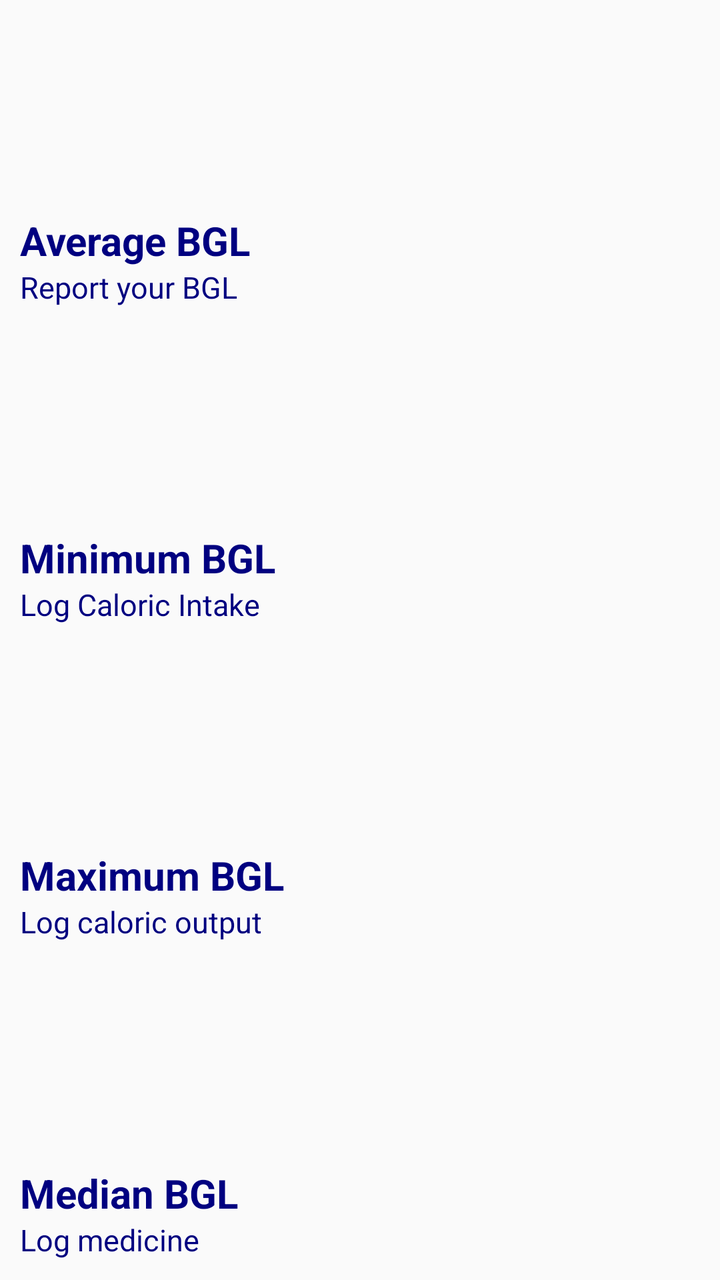
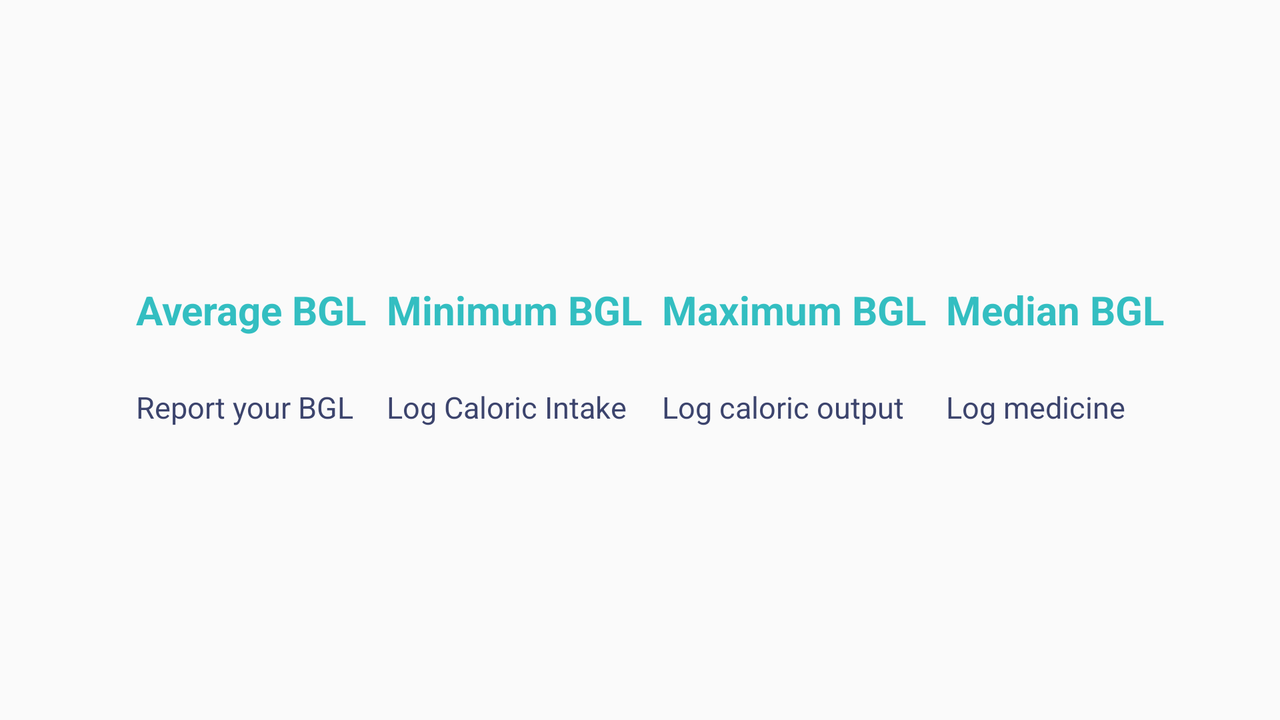

The same Android screen from two of the app's own layout files: first res/layout/ as a phone draws it, then the repository's variant for another configuration, drawn on a device whose configuration selects that folder. Both files follow.
<!-- AndroidManifest.xml: application theme AppTheme -->
<!-- res/layout/fragment_stats.xml -->
<?xml version="1.0" encoding="utf-8"?>
<FrameLayout xmlns:android="http://schemas.android.com/apk/res/android"
    xmlns:tools="http://schemas.android.com/tools"
    android:id="@+id/parentLayout"
    android:layout_width="match_parent"
    android:layout_height="match_parent">


    <LinearLayout xmlns:android="http://schemas.android.com/apk/res/android"
        xmlns:app="http://schemas.android.com/apk/res-auto"
        xmlns:tools="http://schemas.android.com/tools"
        android:layout_width="match_parent"
        android:layout_height="match_parent"
        android:orientation="vertical">


        <RelativeLayout

            android:layout_width="match_parent"
            android:layout_height="0dp"
            android:layout_marginBottom="5dp"
            android:layout_marginTop="10dp"
            android:layout_weight="1">


            <TextView
                android:id="@+id/statView1"
                android:layout_width="wrap_content"
                android:layout_height="wrap_content"
                android:layout_alignParentBottom="true"
                android:layout_alignParentLeft="true"
                android:layout_marginBottom="25dp"

                android:layout_marginLeft="10dp"
                android:text="Average BGL"
                android:textAppearance="?android:attr/textAppearanceMedium"
                android:textColor="#000080"
                android:textSize="20dp"
                android:textStyle="bold" />

            <TextView
                android:id="@+id/statViewAve"
                android:layout_width="wrap_content"
                android:layout_height="wrap_content"
                android:layout_alignParentBottom="true"
                android:layout_marginBottom="5dp"
                android:layout_marginLeft="10dp"

                android:text="Report your BGL"
                android:textAppearance="?android:attr/textAppearanceSmall"
                android:textColor="#000080"
                android:textSize="15dp" />

        </RelativeLayout>

        <RelativeLayout
            android:layout_width="match_parent"
            android:layout_height="0dp"
            android:layout_marginBottom="5dp"
            android:layout_marginTop="5dp"
            android:layout_weight="1">


            <TextView
                android:id="@+id/statView2"
                android:layout_width="wrap_content"
                android:layout_height="wrap_content"
                android:layout_alignParentBottom="true"
                android:layout_alignParentLeft="true"
                android:layout_marginBottom="25dp"

                android:layout_marginLeft="10dp"
                android:text="Minimum BGL"
                android:textAppearance="?android:attr/textAppearanceMedium"
                android:textColor="#000080"
                android:textSize="20dp"
                android:textStyle="bold" />

            <TextView
                android:id="@+id/statViewMin"
                android:layout_width="wrap_content"
                android:layout_height="wrap_content"
                android:layout_alignParentBottom="true"
                android:layout_marginBottom="5dp"
                android:layout_marginLeft="10dp"

                android:text="Log Caloric Intake"
                android:textAppearance="?android:attr/textAppearanceSmall"
                android:textColor="#000080"
                android:textSize="15dp" />

        </RelativeLayout>

        <RelativeLayout

            android:layout_width="match_parent"
            android:layout_height="0dp"
            android:layout_alignBottom="@+id/EXERCISEL"
            android:layout_marginBottom="5dp"

            android:layout_marginTop="5dp"
            android:layout_toEndOf="@+id/textViewMax"
            android:layout_toRightOf="@+id/textViewMax"
            android:layout_weight="1">


            <TextView
                android:id="@+id/statView3"
                android:layout_width="wrap_content"
                android:layout_height="wrap_content"
                android:layout_alignParentBottom="true"
                android:layout_alignParentLeft="true"
                android:layout_marginBottom="25dp"

                android:layout_marginLeft="10dp"
                android:text="Maximum BGL"
                android:textAppearance="?android:attr/textAppearanceMedium"
                android:textColor="#000080"
                android:textSize="20dp"
                android:textStyle="bold" />

            <TextView
                android:id="@+id/statViewMax"
                android:layout_width="wrap_content"
                android:layout_height="wrap_content"
                android:layout_alignParentBottom="true"
                android:layout_alignParentEnd="false"
                android:layout_alignParentLeft="true"
                android:layout_marginBottom="5dp"
                android:layout_marginLeft="10dp"
                android:text="Log caloric output"
                android:textAppearance="?android:attr/textAppearanceSmall"
                android:textColor="#000080"
                android:textSize="15dp" />

        </RelativeLayout>

        <RelativeLayout

            android:layout_width="match_parent"
            android:layout_height="0dp"
            android:layout_marginBottom="5dp"
            android:layout_marginTop="5dp"
            android:layout_weight="1">


            <TextView
                android:id="@+id/statView4"
                android:layout_width="wrap_content"
                android:layout_height="wrap_content"
                android:layout_alignParentBottom="true"
                android:layout_alignParentLeft="true"
                android:layout_marginBottom="25dp"

                android:layout_marginLeft="10dp"
                android:text="Median BGL"
                android:textAppearance="?android:attr/textAppearanceMedium"
                android:textColor="#000080"
                android:textSize="20dp"
                android:textStyle="bold" />

            <TextView
                android:id="@+id/statViewMedian"
                android:layout_width="wrap_content"
                android:layout_height="wrap_content"
                android:layout_alignParentBottom="true"
                android:layout_alignParentLeft="true"
                android:layout_marginBottom="5dp"

                android:layout_marginLeft="10dp"
                android:text="Log medicine"
                android:textAppearance="?android:attr/textAppearanceSmall"
                android:textColor="#000080"
                android:textSize="15dp" />

        </RelativeLayout>

    </LinearLayout>


</FrameLayout>
<!-- resources referenced by this layout -->
<resources>
  <style name="AppTheme" parent="Theme.AppCompat.Light.DarkActionBar">
          
          <item name="colorPrimary">@color/colorPrimary</item>
          <item name="colorPrimaryDark">@color/colorPrimaryDark</item>
          <item name="colorAccent">@color/colorAccent</item>
          <item name="android:editTextStyle">@style/editText_style</item>
          <item name="android:buttonStyle">@style/button_style</item>
      </style>
  <color name="colorPrimary">#3F51B5</color>
  <color name="colorPrimaryDark">#303F9F</color>
  <color name="colorAccent">#33BEC1</color>
  <style name="editText_style">
          <item name="android:layout_width">match_parent</item>
          <item name="android:layout_height">wrap_content</item>
          <item name="android:color">@color/color_btnPrimaryDark</item>
      </style>
  <style name="button_style" parent="Widget.AppCompat.Button.Colored">
          <item name="android:color">@color/colorAccent</item>
          <item name="android:layout_height">wrap_content</item>
          <item name="android:textColor">#ffffff</item>
          <item name="android:layout_width">wrap_content</item>
      </style>
  <color name="color_btnPrimaryDark">#3C446D</color>
</resources>
<!-- res/layout-land/fragment_stats.xml (the repository's variant of the layout above) -->
<!-- drawn on the phone turned sideways -->
<?xml version="1.0" encoding="utf-8"?>
<FrameLayout xmlns:android="http://schemas.android.com/apk/res/android"
    xmlns:tools="http://schemas.android.com/tools"
    android:id="@+id/parentLayout"
    android:layout_width="match_parent"
    android:layout_height="match_parent">


    <LinearLayout xmlns:android="http://schemas.android.com/apk/res/android"
        xmlns:app="http://schemas.android.com/apk/res-auto"
        xmlns:tools="http://schemas.android.com/tools"
        android:layout_width="match_parent"
        android:layout_height="match_parent"
        android:orientation="horizontal"
        android:gravity="center">

        <LinearLayout
            android:layout_width="wrap_content"
            android:layout_height="wrap_content"
            android:orientation="vertical">


            <TextView
                android:id="@+id/statView1"
                android:layout_width="wrap_content"
                android:layout_height="wrap_content"
                android:layout_alignParentBottom="true"
                android:layout_alignParentLeft="true"
                android:layout_marginBottom="25dp"

                android:layout_marginLeft="10dp"
                android:text="Average BGL"
                android:textAppearance="?android:attr/textAppearanceMedium"
                android:textColor="@color/color_btnPrimary"
                android:textSize="20dp"
                android:textStyle="bold" />

            <TextView
                android:id="@+id/statViewAve"
                android:layout_width="wrap_content"
                android:layout_height="wrap_content"
                android:layout_alignParentBottom="true"
                android:layout_marginBottom="5dp"
                android:layout_marginLeft="10dp"

                android:text="Report your BGL"
                android:textAppearance="?android:attr/textAppearanceSmall"
                android:textColor="@color/color_btnPrimaryDark"
                android:textSize="15dp" />

        </LinearLayout>

        <LinearLayout
            android:layout_width="wrap_content"
            android:layout_height="wrap_content"
            android:orientation="vertical">


            <TextView
                android:id="@+id/statView2"
                android:layout_width="wrap_content"
                android:layout_height="wrap_content"
                android:layout_alignParentBottom="true"
                android:layout_alignParentLeft="true"
                android:layout_marginBottom="25dp"

                android:layout_marginLeft="10dp"
                android:text="Minimum BGL"
                android:textAppearance="?android:attr/textAppearanceMedium"
                android:textColor="@color/color_btnPrimary"
                android:textSize="20dp"
                android:textStyle="bold" />

            <TextView
                android:id="@+id/statViewMin"
                android:layout_width="wrap_content"
                android:layout_height="wrap_content"
                android:layout_alignParentBottom="true"
                android:layout_marginBottom="5dp"
                android:layout_marginLeft="10dp"

                android:text="Log Caloric Intake"
                android:textAppearance="?android:attr/textAppearanceSmall"
                android:textColor="@color/color_btnPrimaryDark"
                android:textSize="15dp" />

        </LinearLayout>

        <LinearLayout
            android:layout_width="wrap_content"
            android:layout_height="wrap_content"
            android:orientation="vertical">


            <TextView
                android:id="@+id/statView3"
                android:layout_width="wrap_content"
                android:layout_height="wrap_content"
                android:layout_alignParentBottom="true"
                android:layout_alignParentLeft="true"
                android:layout_marginBottom="25dp"

                android:layout_marginLeft="10dp"
                android:text="Maximum BGL"
                android:textAppearance="?android:attr/textAppearanceMedium"
                android:textColor="@color/color_btnPrimary"
                android:textSize="20dp"
                android:textStyle="bold" />

            <TextView
                android:id="@+id/statViewMax"
                android:layout_width="wrap_content"
                android:layout_height="wrap_content"
                android:layout_alignParentBottom="true"
                android:layout_alignParentEnd="false"
                android:layout_alignParentLeft="true"
                android:layout_marginBottom="5dp"
                android:layout_marginLeft="10dp"
                android:text="Log caloric output"
                android:textAppearance="?android:attr/textAppearanceSmall"
                android:textColor="@color/color_btnPrimaryDark"
                android:textSize="15dp" />

        </LinearLayout>

        <LinearLayout
            android:layout_width="wrap_content"
            android:layout_height="wrap_content"
            android:orientation="vertical">


            <TextView
                android:id="@+id/statView4"
                android:layout_width="wrap_content"
                android:layout_height="wrap_content"
                android:layout_alignParentBottom="true"
                android:layout_alignParentLeft="true"
                android:layout_marginBottom="25dp"

                android:layout_marginLeft="10dp"
                android:text="Median BGL"
                android:textAppearance="?android:attr/textAppearanceMedium"
                android:textColor="@color/color_btnPrimary"
                android:textSize="20dp"
                android:textStyle="bold" />

            <TextView
                android:id="@+id/statViewMedian"
                android:layout_width="wrap_content"
                android:layout_height="wrap_content"
                android:layout_alignParentBottom="true"
                android:layout_alignParentLeft="true"
                android:layout_marginBottom="5dp"

                android:layout_marginLeft="10dp"
                android:text="Log medicine"
                android:textAppearance="?android:attr/textAppearanceSmall"
                android:textColor="@color/color_btnPrimaryDark"
                android:textSize="15dp" />

        </LinearLayout>

    </LinearLayout>


</FrameLayout>
<!-- resources referenced by the variant -->
<!-- as the phone turned sideways resolves them -->
<resources>
  <color name="color_btnPrimary">#33BEC1</color>
  <color name="color_btnPrimaryDark">#3C446D</color>
  <style name="AppTheme" parent="Theme.AppCompat.Light.DarkActionBar">
          
          <item name="colorPrimary">@color/colorPrimary</item>
          <item name="colorPrimaryDark">@color/colorPrimaryDark</item>
          <item name="colorAccent">@color/colorAccent</item>
          <item name="android:editTextStyle">@style/editText_style</item>
          <item name="android:buttonStyle">@style/button_style</item>
      </style>
  <color name="colorPrimary">#3F51B5</color>
  <color name="colorPrimaryDark">#303F9F</color>
  <color name="colorAccent">#33BEC1</color>
  <style name="editText_style">
          <item name="android:layout_width">match_parent</item>
          <item name="android:layout_height">wrap_content</item>
          <item name="android:color">@color/color_btnPrimaryDark</item>
      </style>
  <style name="button_style" parent="Widget.AppCompat.Button.Colored">
          <item name="android:color">@color/colorAccent</item>
          <item name="android:layout_height">wrap_content</item>
          <item name="android:textColor">#ffffff</item>
          <item name="android:layout_width">wrap_content</item>
      </style>
</resources>
